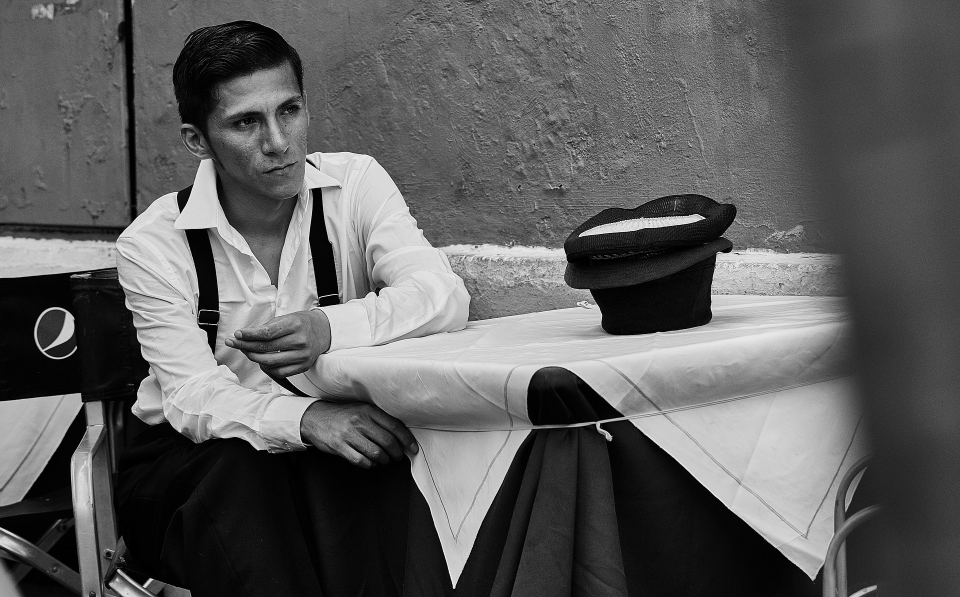
#> input picture sample_photos/0001.jpg, 1920 x 1194 px (shown at 1/2 size)
$ python bilateral_canny_hough.py
#> lines starting #> are read from the running program, lines starting #| are printed output that depends on the picture; long printed decimals are rounded
import cv2 as cv
import numpy as np
from matplotlib import pyplot as plt
from matplotlib import image as image

# prints lines from hough line transform to image
def printLinesToImage(img, lines):
	for x in range(0, len(lines)):
		for rho,theta in lines[x]:
			a = np.cos(theta)
			b = np.sin(theta)
			x0 = a*rho
			y0 = b*rho
			x1 = int(x0 + 1000*(-b))
			y1 = int(y0 + 1000*(a))
			x2 = int(x0 - 1000*(-b))
			y2 = int(y0 - 1000*(a))

			cv.line(img, (x1, y1), (x2, y2), (255, 0, 0), 2)
	print(len(lines))

imageName = '../sample_photos/0001.jpg'


bilateralBlur = True
bilateralBlurStrength = 4


# read image
imgBlack = cv.imread(imageName, cv.IMREAD_GRAYSCALE)
#> imgBlack is the input picture: shape (1194, 1920); min 0, max 255, mean 93.9

width = imgBlack.shape[1]
#> width = 1920
height = imgBlack.shape[0]
#> height = 1194
#
if width > height:
	newHeight = int(1000*height/width)
#> newHeight = 621
	imgBlack = cv.resize(imgBlack, (1000, newHeight), cv.INTER_AREA)
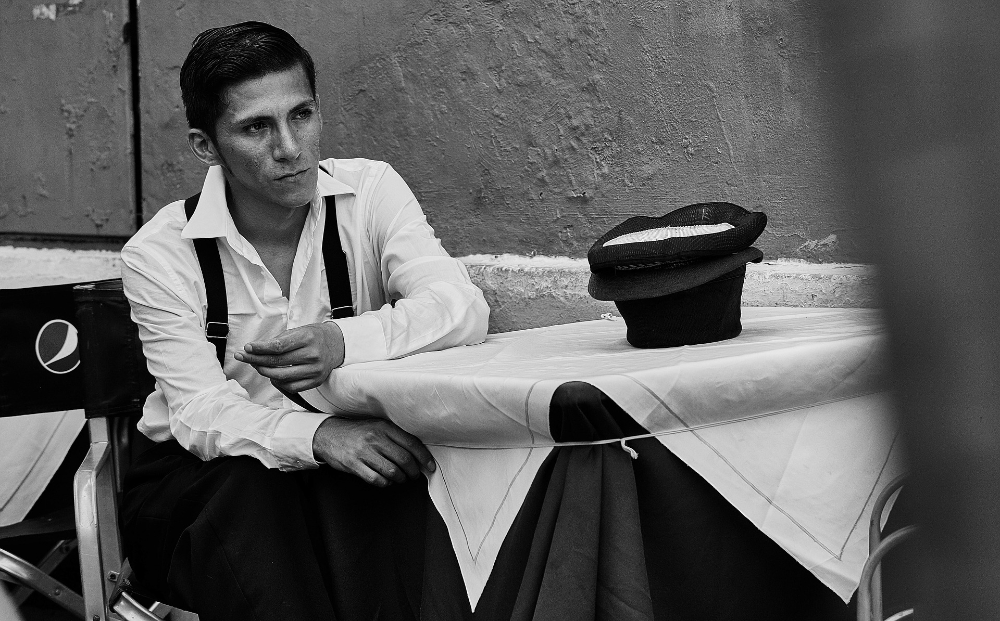
#> imgBlack: shape (621, 1000); min 0, max 255, mean 93.8

else:
	newWidth = int(1000*width/height)
	imgBlack = cv.resize(imgBlack, (newWidth, 1000), cv.INTER_AREA)

imgBlack = cv.equalizeHist(imgBlack)
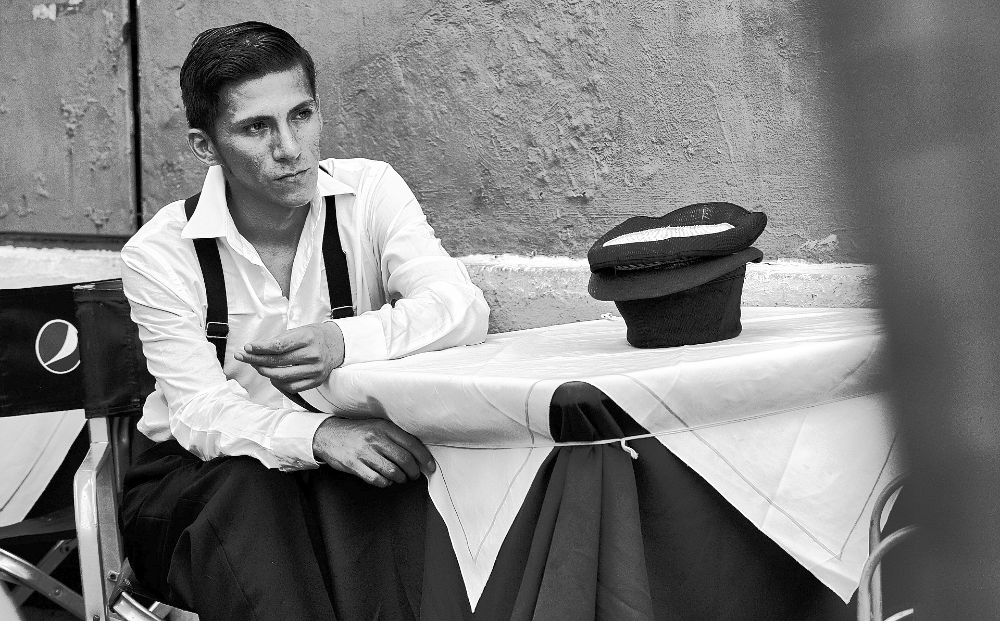
#> imgBlack: shape (621, 1000); min 0, max 255, mean 127.9
clahe = cv.createCLAHE(2, (8, 8))
imgBlack = clahe.apply(imgBlack)
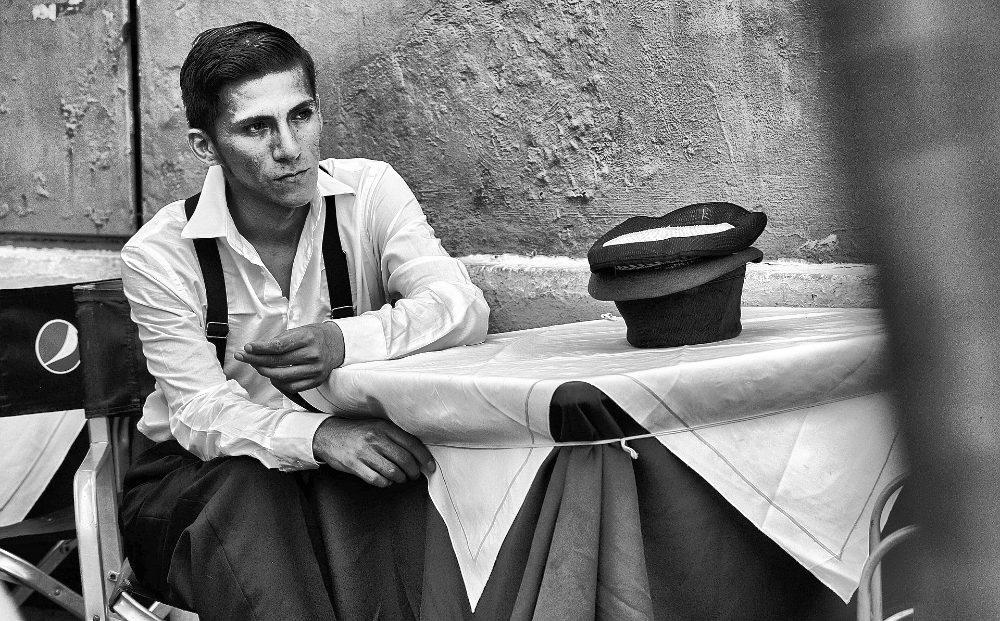
#> imgBlack: shape (621, 1000); min 0, max 255, mean 122.5
# apply bilateral blur filter
# idk what other two parameters do yet
if (bilateralBlur):
	blurredImg = cv.bilateralFilter(imgBlack, bilateralBlurStrength, 100, 100)
else:
	blurredImg = imgBlack

cannyLowTreshod = 50
cannyHighTreshold = 100
cannyAperture = 3

cannyLowTreshod = blurredImg.mean()-blurredImg.std()
#> cannyLowTreshod = 55.38
cannyHighTreshold = blurredImg.mean()+blurredImg.std()
#> cannyHighTreshold = 188.8
cannyAperture = 3

print(cannyLowTreshod, cannyHighTreshold)
#| 55.385 188.775

# apply canny edge detection on the blurred image
edges = cv.Canny(blurredImg, cannyLowTreshod, cannyHighTreshold, cannyAperture)
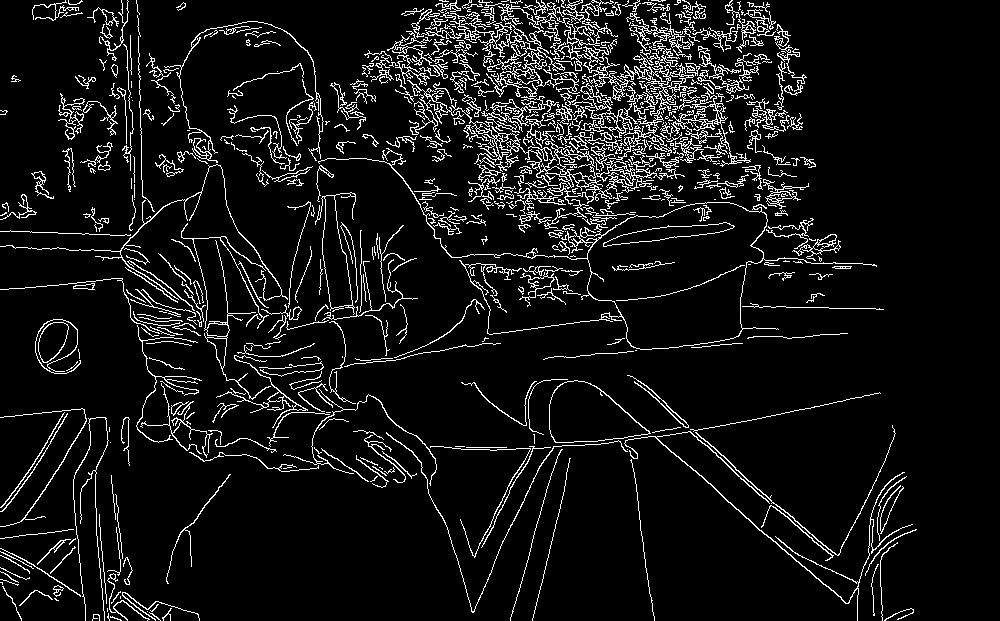
#> edges: shape (621, 1000); 7.8% white in thin lines or dots

# find lines from the edges
lines = cv.HoughLines(edges, 1, np.pi/180, 100)
printLinesToImage(imgBlack, lines)
#> after the loop in printLinesToImage, `for x in range(0, len(lines)):`:
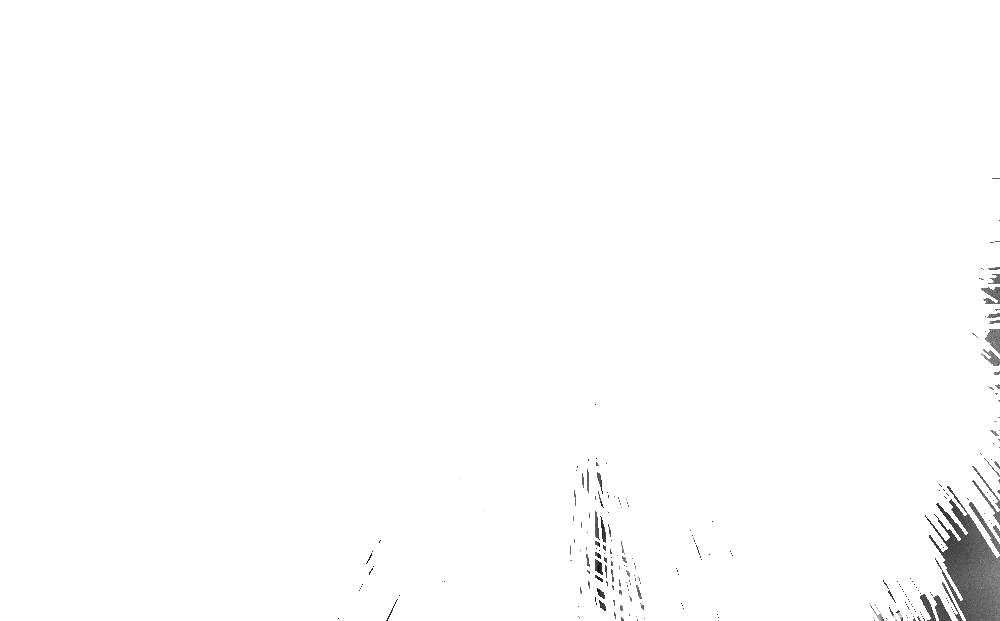
#> img: shape (621, 1000); min 5, max 255, mean 252.9
#| 5081

# plot images
fig, axs = plt.subplots(2, 2)
axs[0, 0].imshow(blurredImg, "gray")
# axs[0, 0].set_title('Original')
axs[0, 1].imshow(blurredImg, 'gray')
# axs[0, 1].set_title('Bilateral blur')
axs[1, 0].imshow(edges, 'gray')
# axs[1, 0].set_title('Canny Edge')
axs[1, 1].imshow(cv.cvtColor(imgBlack, cv.COLOR_BGR2RGB))
# axs[1, 1].set_title('Hough lines')

plt.show()
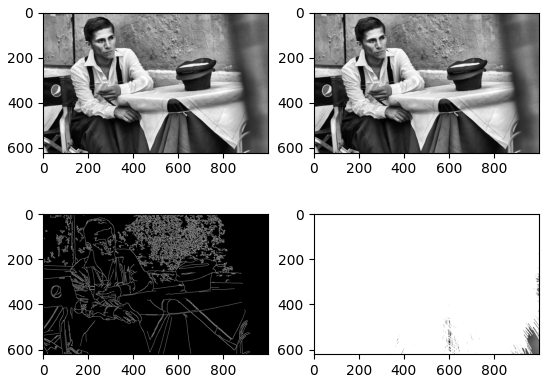
#> figure drawn by matplotlib, 4 panels

$ run again, with sample_photos/0002.jpg copied over sample_photos/0001.jpg
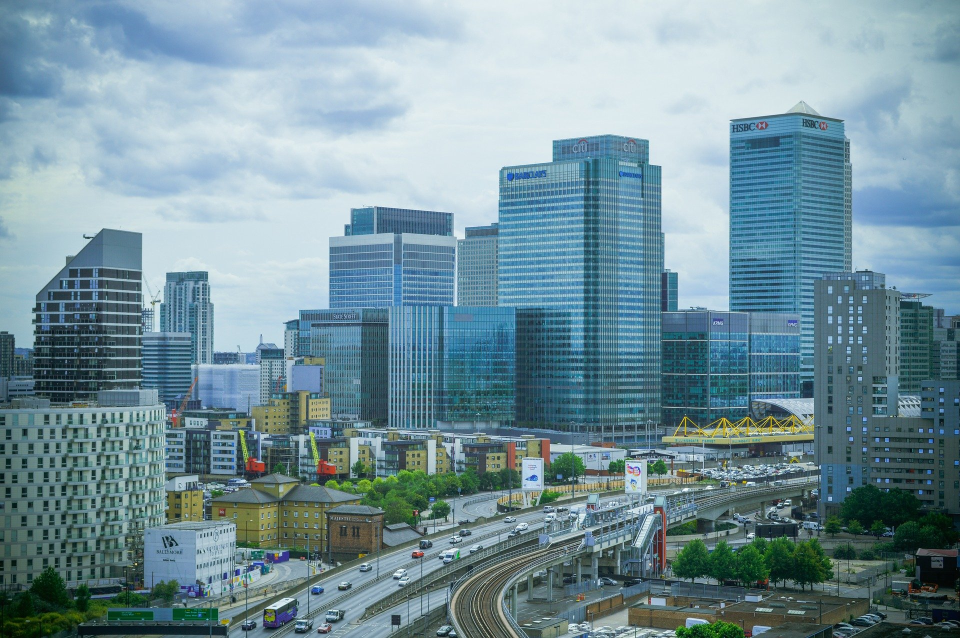
#> input picture sample_photos/0002.jpg, 1920 x 1276 px (shown at 1/2 size)
#> cannyLowTreshod = 71.96
#> cannyHighTreshold = 205.3
#| 71.958 205.331
#> `edges = cv.Canny(blurredImg, cannyLowTreshod, cannyHighTreshold, canny..`:
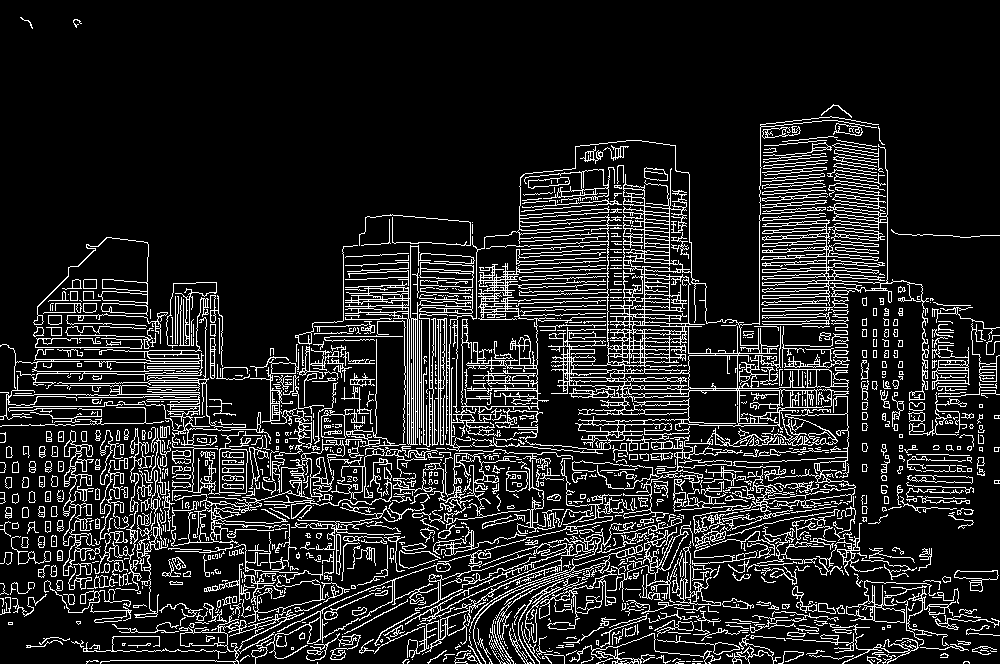
#> edges: shape (664, 1000); 13.7% white in thin lines or dots
#| 15285
#> `plt.show()`:
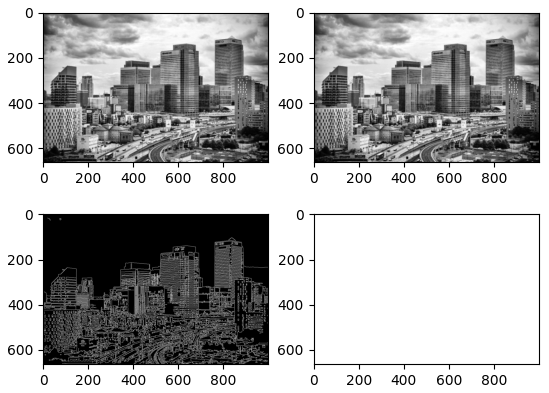
#> figure drawn by matplotlib, 4 panels

$ run again, with sample_photos/0004.jpg copied over sample_photos/0001.jpg
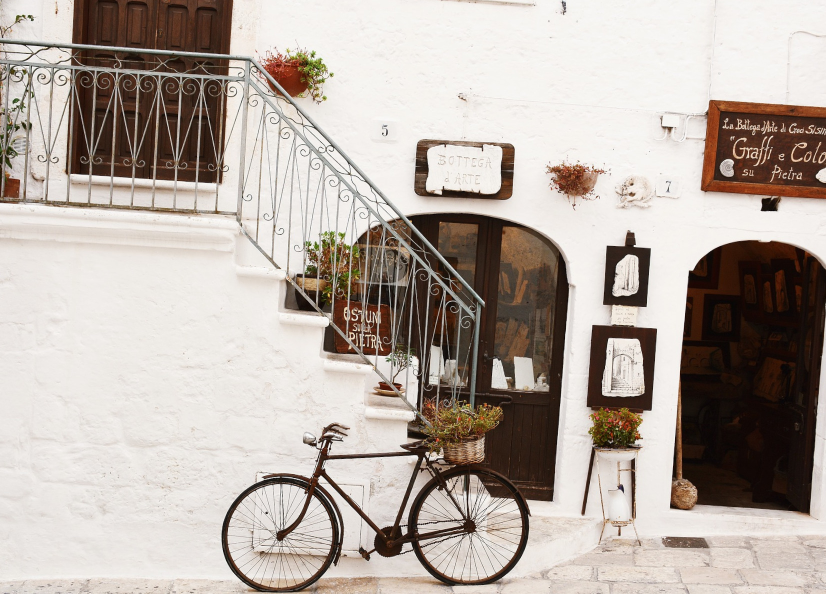
#> input picture sample_photos/0004.jpg, 1652 x 1188 px (shown at 1/2 size)
#> cannyLowTreshod = 74.49
#> cannyHighTreshold = 213.4
#| 74.491 213.358
#> `edges = cv.Canny(blurredImg, cannyLowTreshod, cannyHighTreshold, canny..`:
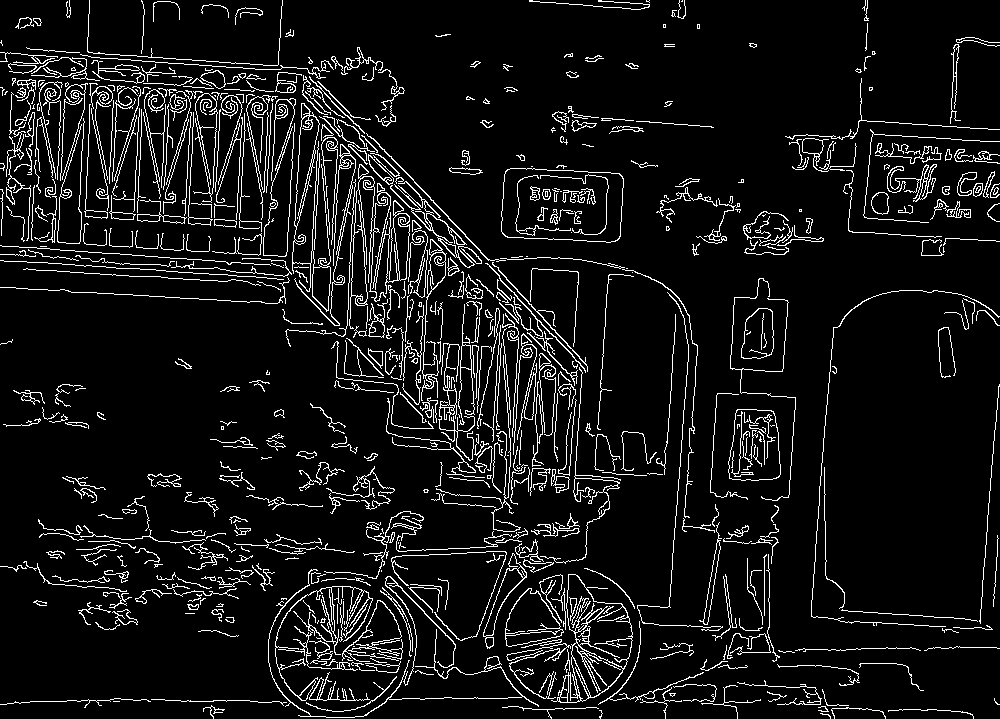
#> edges: shape (719, 1000); 7.9% white in thin lines or dots
#| 5223
#> `plt.show()`:
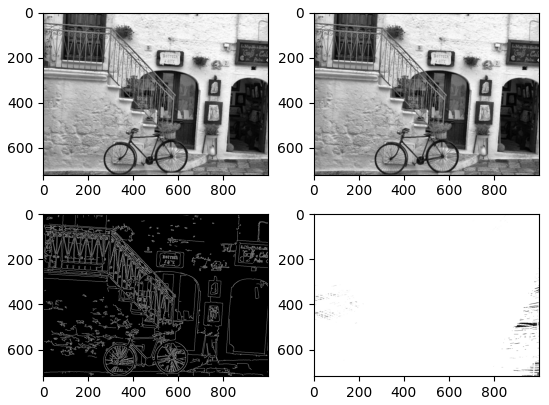
#> figure drawn by matplotlib, 4 panels
